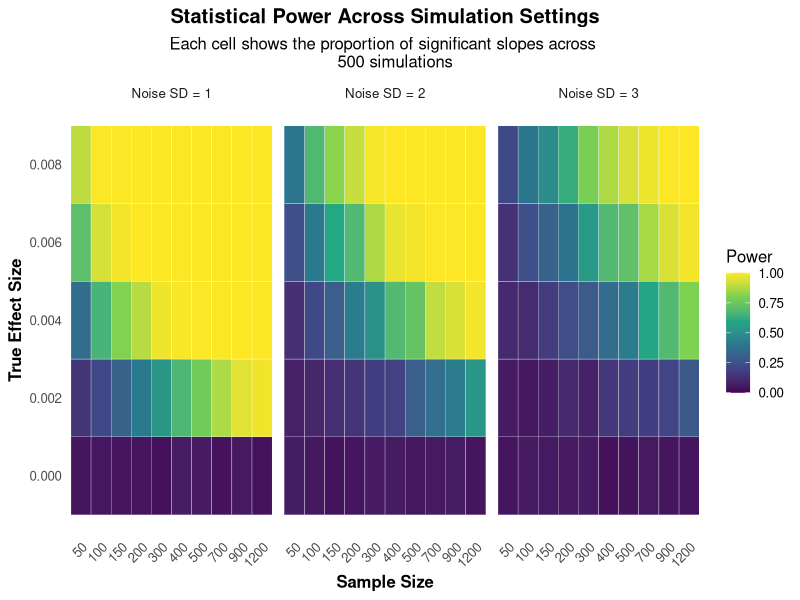
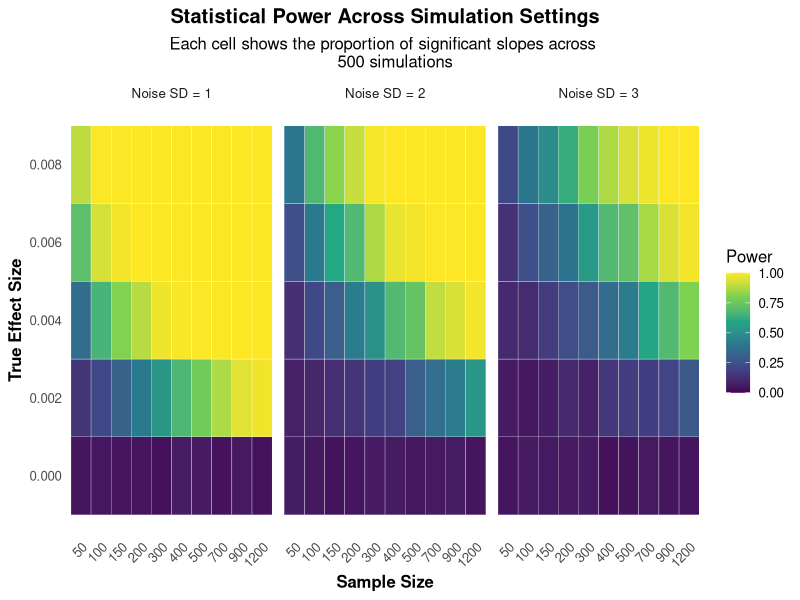

Source code (R) for these figures, in order:
# VTPEH 6270 – Simulation Study
# Goal: Examine statistical power across different
# sample sizes, effect sizes, and noise levels.

# Create output folder if not exists
if(!dir.exists("output")){
  dir.create("output")
}

if(!dir.exists("output/Figure")){
  dir.create("output/Figure")
}

# Install packages if not exists
packages = c("tidyverse", "ggplot2")

for(p in packages){
  if(!require(p, character.only = TRUE)){
    install.packages(p)
    library(p, character.only = TRUE)
  }
}

library(tidyverse)
library(ggplot2)
set.seed(123)

# Parameter settings
sample_sizes = c(50, 100, 150, 200, 300, 400, 500, 700, 900, 1200)
effect_sizes = seq(0, 0.008, 0.002)
noise_levels = c(1, 2, 3)
n_rep = 500

# Simulation function
simulate_dataset = function(n, beta, noise_sd) {
  # Simulate dietary intake
  x = rnorm(n, mean = 250, sd = 60)
  # Generate depression score
  # Baseline depression level set around 8 to mimic realistic PHQ-9 scores
  y = 8 + beta * x + rnorm(n, 0, noise_sd)
  # Restrict depression score to PHQ-9 range
  y[y < 0] = 0
  y[y > 27] = 27
  model = lm(y ~ x)
  # Extract p value for slope
  p_value = summary(model)$coefficients[2, 4]  
  
  return(p_value)
}

# Run simulation
results = expand.grid(
  sample_size = sample_sizes,
  effect_size = effect_sizes,
  noise_sd = noise_levels,
  rep = 1:n_rep
)

results$p_value = NA
results$significant = NA

for(i in 1:nrow(results)){
  results$p_value[i] = simulate_dataset(
    results$sample_size[i],
    results$effect_size[i],
    results$noise_sd[i]
  )  
  results$significant[i] = results$p_value[i] < 0.05
}

# Summarize power
df_power = results %>%
  group_by(effect_size, sample_size, noise_sd) %>%
  summarise(
    power = mean(significant),
    .groups = "drop"
  )

# Prepare for plotting
df_power$sample_size = factor(
  df_power$sample_size,
  levels = c(50,100,150,200,300,400,500,700,900,1200)
)

# Heatmap
ggplot(df_power,
       aes(x = sample_size,
           y = effect_size,
           fill = power)) +
  geom_tile(color = "white") +
  facet_wrap(~noise_sd, nrow = 1,
             labeller = labeller(noise_sd = 
                                   function(x) paste("Noise SD =", x))) +
  scale_fill_viridis_c(limits = c(0, 1)) +
  scale_y_continuous(
    breaks = seq(0,0.008,0.002)
  ) +
  labs(
    title = "Statistical Power Across Simulation Settings",
    subtitle = "Each cell shows the proportion of significant slopes across 
    500 simulations",
    x = "Sample Size",
    y = "True Effect Size",
    fill = "Power"
  ) +
  theme_minimal(base_size = 12) +
  theme(
    plot.title = element_text(face = "bold", hjust = 0.5),
    plot.subtitle = element_text(hjust = 0.5),
    axis.title = element_text(face = "bold"),
    axis.text.x = element_text(angle = 45, hjust = 1),
    panel.grid = element_blank()
  )

ggsave(
  "output/Figure/power_heatmap.png",
  width = 10,
  height = 5,
  dpi = 300
)
